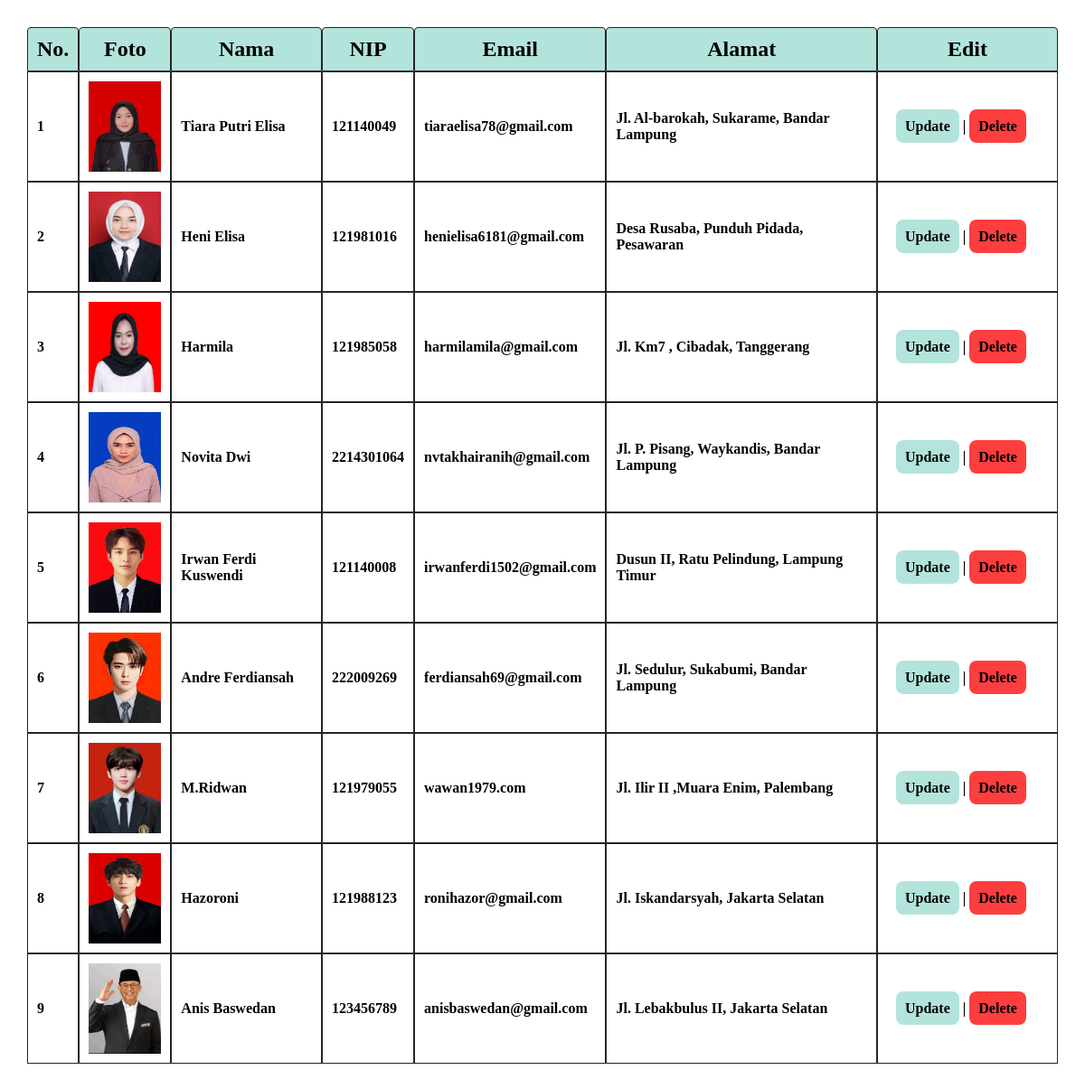
The app's page /data.php with its own data.
### tables this page shows
CREATE TABLE `data_karyawan` (
  `id` int(11) NOT NULL,
  `foto` varchar(200) NOT NULL,
  `nama` varchar(200) NOT NULL,
  `nip` varchar(12) NOT NULL,
  `email` varchar(255) NOT NULL,
  `alamat` text NOT NULL
);

### functions/functions.php (called while the page is built, shortened)
<?php
$conn = mysqli_connect('localhost','root','','Karyawan UAS');
function query($query) {
    global $conn;
    $result = mysqli_query($conn,$query);
    $datas  = [];
    while ($data = mysqli_fetch_assoc($result)) {
        $datas[] = $data ;
    }
    return $datas ;
}
?>

### data.php (the view, shortened to what this page needs)
<?php
require('functions/functions.php');
$keyword = $_GET['keyword'];
$query = "SELECT * FROM data_karyawan WHERE
nama LIKE '%$keyword%' OR
nip LIKE '%$keyword%' OR
email LIKE '%$keyword%' OR
alamat LIKE '%$keyword%'";
$dataperHalaman = 3;
$jumlahData = count(query($query));
$halamanAktif = isset($_GET['halaman']) ? $_GET['halaman'] : 1 ;
$awalanData = ($dataperHalaman * $halamanAktif) - $dataperHalaman;
$data_pekerja = query($query);
?>
<html lang="en">
<head>
    <link rel="stylesheet" href="index.css">
</head>
<body>
    <div class="container">
        <div class="table" >
            <table  cellpadding="10" cellspacing="0"; >
                <tr>
                    <th>No.</th>
                    <th>Foto</th>
                    <th>Nama</th>
                    <th>NIP</th>
                    <th>Email</th>
                    <th>Alamat</th>
                    <th>Edit</th>
                </tr>
                <?php $i = 1 ?>
                <?php foreach($data_pekerja as $datas) :?>
                <tr>
                    <td><?= $i + $awalanData ?></td>
                    <td><img src="images/<?= $datas['foto']; ?>" alt=""></td>
                    <td><?= ucwords($datas['nama']) ; ?></td>
                    <td><?= $datas['nip']; ?></td>
                    <td><?= $datas['email']; ?></td>
                    <td><?= ucwords($datas['alamat']); ?></td>
                    <div class="ubah">
                        <td class="change" >
                            <a href="update/update.php?id=<?= $datas['id']; ?>" class="update" >Update</a> |
                            <a href="delete.php?id=<?= $datas['id']; ?>" class="delete"  onclick="return confirm('Apakah Anda Yakin..??')">Delete</a>
                        </td>
                    </div>
                </tr>
                <?php $i++ ?>
                <?php endforeach; ?>
            </table>
        </div>
    </div>
</body>
</html>

### index.css (style rules this page uses)
*,html { margin: 0; padding: 0; box-sizing: border-box; }
body { background-image: url('https://wallpapercave.com/wp/wp3234818.jpg'); }
.container { max-width: 1200px; margin: 0 auto; }
.table { display: flex; justify-content: center; align-items: center; padding: 10px; margin: 20px; margin-top: 20px ; }
tr th { padding: 10px; font-weight: bold; font-size: 24px; background-color: rgb(179, 228, 220); border: 1.5px solid rgb(37, 37, 37); border-radius: 4px 4px 0 0; -webkit-border-radius: 4px 4px 0 0; -moz-border-radius: 4px 4px 0 0; -ms-border-radius: 4px 4px 0 0; -o-border-radius: 4px 4px 0 0; }
th { margin: 10px; }
tr td { font-size: 16px; padding: 10px; font-weight: bold; border: 1.5px solid rgb(37, 37, 37); }
.ubah { display: flex; }
.change { padding: 20px; width: 200px; }
.update { text-decoration: none; background-color: rgb(179, 228, 220) ; color: black ; padding: 10px; border-radius: 8px; font-weight: bold; font-size: 16px; }
.delete { text-decoration: none; background-color: rgb(253, 62, 62) ; color: black ; padding: 10px; border-radius: 8px; font-weight: bold; font-size: 16px; }
img { width: 80px; height: 100px; }

### records on screen
data_karyawan: awalanData "1", foto (picture), nama "Tiara Putri Elisa", nip "121140049", email "tiaraelisa78@gmail.com", alamat "Jl. Al-barokah, Sukarame, Bandar Lampung"
data_karyawan: awalanData "2", foto (picture), nama "Heni Elisa", nip "121981016", email "henielisa6181@gmail.com", alamat "Desa Rusaba, Punduh Pidada, Pesawaran"
data_karyawan: awalanData "3", foto (picture), nama "Harmila", nip "121985058", email "harmilamila@gmail.com", alamat "Jl. Km7 , Cibadak, Tanggerang"
data_karyawan: awalanData "4", foto (picture), nama "Novita Dwi", nip "2214301064", email "nvtakhairanih@gmail.com", alamat "Jl. P. Pisang, Waykandis, Bandar Lampung"
data_karyawan: awalanData "5", foto (picture), nama "Irwan Ferdi Kuswendi", nip "121140008", email "irwanferdi1502@gmail.com", alamat "Dusun II, Ratu Pelindung, Lampung Timur"
data_karyawan: awalanData "6", foto (picture), nama "Andre Ferdiansah", nip "222009269", email "ferdiansah69@gmail.com", alamat "Jl. Sedulur, Sukabumi, Bandar Lampung"
data_karyawan: awalanData "7", foto (picture), nama "M.Ridwan", nip "121979055", email "wawan1979.com", alamat "Jl. Ilir II ,Muara Enim, Palembang"
data_karyawan: awalanData "8", foto (picture), nama "Hazoroni", nip "121988123", email "ronihazor@gmail.com", alamat "Jl. Iskandarsyah, Jakarta Selatan"
data_karyawan: awalanData "9", foto (picture), nama "Anis Baswedan", nip "123456789", email "anisbaswedan@gmail.com", alamat "Jl. Lebakbulus II, Jakarta Selatan"
